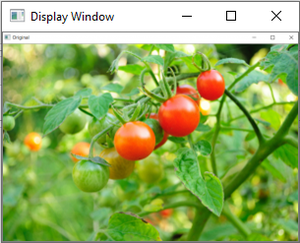
#> input picture opencvApp/tomato.png, 300 x 243 px
$ python newipmmaytfive.py
#> lines starting #> are read from the running program, lines starting #| are printed output that depends on the picture; after the words box and inside, x2 and y2 are one past the last pixel; in counts of white or black regions, pixels touching at a corner belong together
# # import cv2 as cv
# # import sys
# # import numpy as np
# # img = cv.imread('tomato.png')
# # if img is None:
# #     sys.exit("Could not read the image.")
# #     #selection of region of interest(roi)/cropping the selected portion
# # roi = img[230:385,230:355]
# # cv.imshow("ROI Image",roi)
# # print(img.shape)
# # #img[row start:row end, col-start:col-end]

# # height= 385-230
# # width= 355-230
# # img[0:height, 0:width]=roi
# # cv.imshow("Overlapped image", img)
# # cv.waitKey()
# import cv2 as cv
# import sys
# import numpy as np

# # Load image
# img = cv.imread('tomato.png')
# if img is None:
#     sys.exit("Could not read the image.")

# # Select region of interest (ROI)
# roi = img[230:385, 230:355]  # Crop ROI of size 155x125
# cv.imshow("ROI Image", roi)

# # Get exact dimensions from ROI shape
# height, width = roi.shape[:2]

# # Paste ROI into top-left corner
# img[0:height, 0:width] = roi

# # Show final image
# cv.imshow("Overlapped image", img)
# cv.waitKey()
# cv.destroyAllWindows()
import cv2 as cv
import sys
import numpy as np
img = cv.imread('tomato.png')
#> img is the input picture: shape (243, 300, 3); mean B, G, R 96.9, 173.9, 147.3
if img is None:
    sys.exit("Couldnot read the image")
img2= cv.imread('tomato.png', 0)
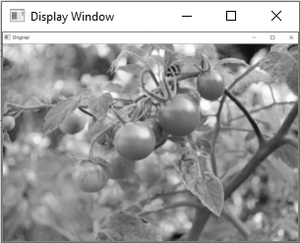
#> img2: shape (243, 300); min 0, max 255, mean 156.8
cv.imshow("Grayscale Image", img2)
ret, thresh1= cv.threshold(img2,127,255,cv.THRESH_BINARY)
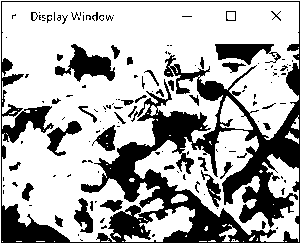
#> thresh1: shape (243, 300); 68.5% white; 138 black regions (97 under 20 px), largest, box (x1, y1, x2, y2) and area: (1, 1, 300, 243) 17636, (55, 44, 115, 82) 1040, (215, 44, 281, 65) 780
cv.imshow("Thresholded Image", thresh1)
cv.waitKey(0)

$ run again, with opencvApp/bacterial rice blight.jpg saved as opencvApp/tomato.png
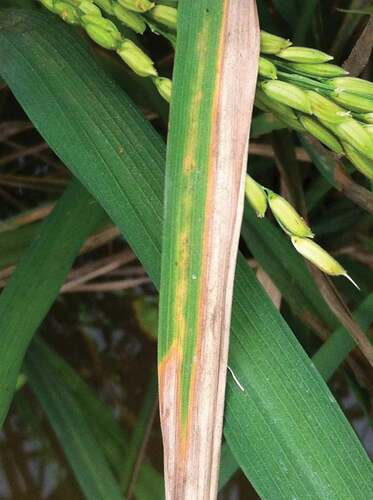
#> input picture opencvApp/bacterial rice blight.jpg, 373 x 500 px
#> img is the input picture: shape (500, 373, 3); mean B, G, R 68.5, 109.1, 91.3
#> `img2= cv.imread('tomato.png', 0)`:
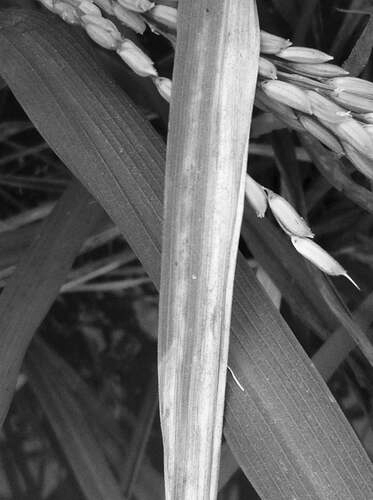
#> img2: shape (500, 373); min 0, max 254, mean 98.7
#> `ret, thresh1= cv.threshold(img2,127,255,cv.THRESH_BINARY)`:
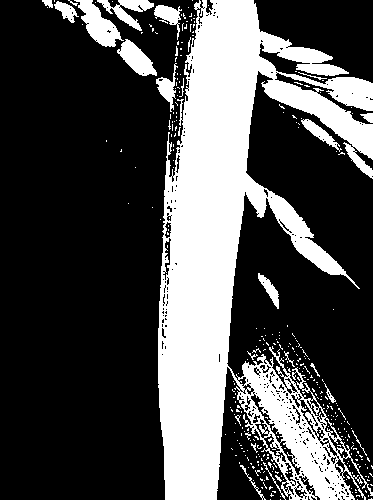
#> thresh1: shape (500, 373); 29.8% white; 322 white regions (297 under 20 px), largest, box (x1, y1, x2, y2) and area: (158, 0, 373, 500) 49821, (74, 0, 124, 47) 1036, (117, 39, 157, 76) 736
